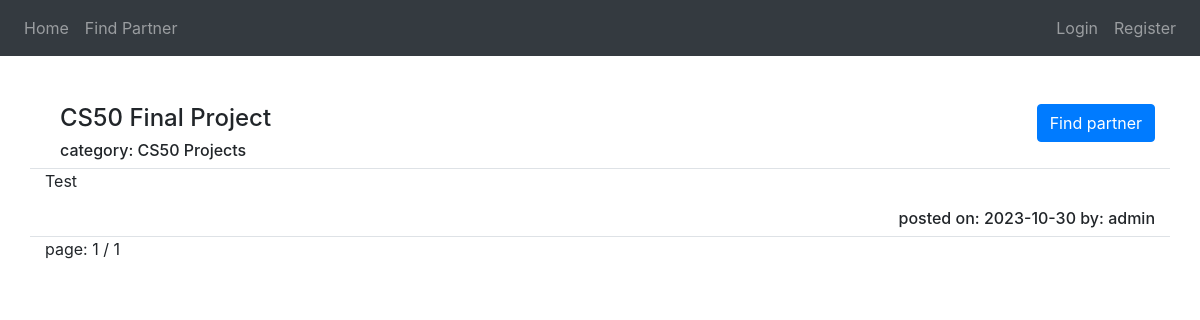
/partner, run on an earlier commit of the app's database.
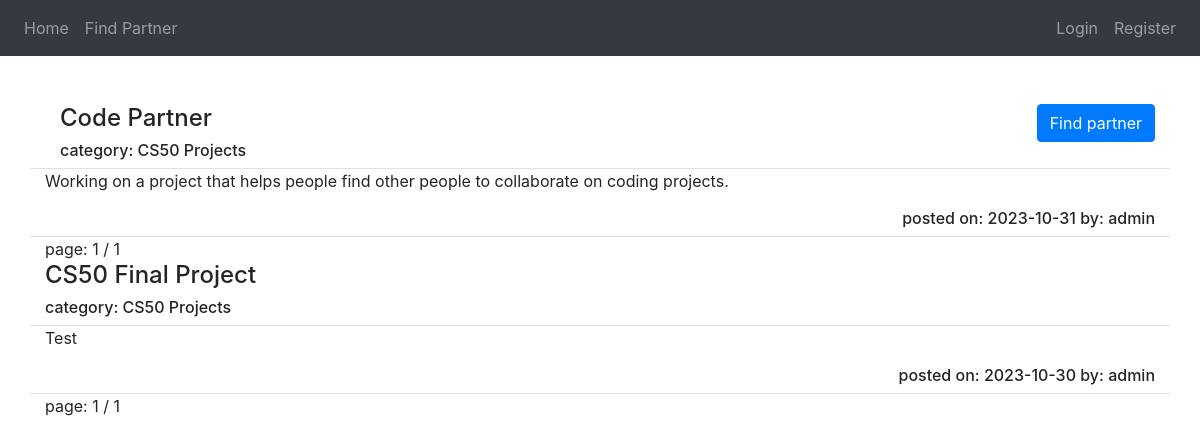
And on a later commit of the database.
### tables this page shows
CREATE TABLE posts(
    id INTEGER PRIMARY KEY AUTOINCREMENT NOT NULL,
    title TEXT NOT NULL,
    content TEXT NOT NULL,
    user_id INTEGER NOT NULL,
    category_id INTEGER NOT NULL,
    creation_date DATE NOT NULL,
    last_modified DATE NOT NULL,
    FOREIGN KEY (user_id) REFERENCES users(id),
    FOREIGN KEY (category_id) REFERENCES categories(id)
);

CREATE TABLE categories(
    id INTEGER PRIMARY KEY AUTOINCREMENT NOT NULL,
    category_name TEXT NOT NULL,
    description TEXT NOT NULL,
    parent_cat_id INTEGER
);

CREATE TABLE users(
    id INTEGER PRIMARY KEY AUTOINCREMENT NOT NULL,
    email TEXT UNIQUE NOT NULL,
    username TEXT UNIQUE NOT NULL,
    password_hash TEXT NOT NULL,
    first_name TEXT,
    last_name TEXT,
    birth_date DATE,
    registration_date DATETIME NOT NULL
);

### app.py (the view)
@app.route("/partner")
def partner():
    page = request.args.get('page', 1, type=int)
    offset = (page - 1) * 10
    cursor.execute("""SELECT posts.title, posts.content, posts.creation_date, users.username, categories.category_name
                   FROM posts
                   JOIN users ON users.id = posts.user_id
                   JOIN categories ON categories.id = posts.category_id
                   ORDER BY posts.last_modified DESC
                   LIMIT ? OFFSET ?;""", (10, offset))
    posts = cursor.fetchall()
    print(posts)
    cursor.execute("SELECT COUNT(*) FROM posts;")
    total_posts = cursor.fetchall()[0][0]
    total_pages = (total_posts + 10 - 1) // 10
    return render_template("partner.html", posts = posts , total_pages = total_pages, page = page)

### templates/partner.html
{% extends "layout.html" %}
{% block main %}
    <div class="container">
        <button type="button" class="btn btn-primary float-right"><a class="white-link" href="/create_post">Find partner</a></button>
        {% for post in posts %}
        <div class="row align-items-start">
            <div class="col-12">
                <h4>{{post[0]}}</h4>
            </div>
            <div class="col-12">
                <h6>category: {{post[4]}}</h6>
            </div>
        </div>
        <div class="row align-items-start border-bottom border-top">
            <div class="col text-left">
                <p>{{post[1]}}</p>
            </div>
            <div class="col-12 text-right">
                <h6>posted on: {{post[2]}} by: {{post[3]}}</h6>
            </div>
        </div>
        page: {{page}} / {{total_pages}}
        {% endfor %}
    </div>
{% endblock %}

### templates/layout.html (shortened to what this page needs)
<html>
    <head>
        <link rel="stylesheet" href="https://cdn.jsdelivr.net/npm/bootstrap@4.1.3/dist/css/bootstrap.min.css">
        <link rel="stylesheet" href="static/styles.css">
    </head>
    <body>
        <nav class="navbar navbar-expand-lg navbar-dark bg-dark">
            <div class="collapse navbar-collapse" id="navbarSupportedContent">
                <ul class="navbar-nav mr-auto">
                    <li class="nav-item">
                        <a class="nav-link" href="/">Home</a>
                    </li>
                    <li class="nav-item">
                        <a class="nav-link" href="/partner">Find Partner</a>
                    </li>
                </ul>
                {% if session["user_id"] %}
                    <ul class="navbar-nav ms-auto">
                        <li class="nav-item">
                            <a class="nav-link" href="/profile">Profile</a>
                        </li>
                        <li class="nav-item">
                            <a class="nav-link" href="/logout">Logout</a>
                        </li>
                    </ul>
                {% else %}
                    <ul class="navbar-nav ms-auto">
                        <li class="nav-item">
                            <a class="nav-link" href="/login">Login</a>
                        </li>
                        <li class="nav-item">
                            <a class="nav-link" href="/register">Register</a>
                        </li>
                    </ul>
                {% endif %}
            </div>
        </nav>
        <main class="container-fluid py-5">
            {% block main %}{% endblock %}
        </main>
    </body>
</html>

### static/styles.css (style rules this page uses)
.white-link { color: white; }

What changed in the data, as far as the page shows it:
added posts: title "Code Partner", category_name "CS50 Projects", content "Working on a project that helps people find other people to collaborate on coding projects.", creation_date "2023-10-31", username "admin", page "1", total_pages "1"
